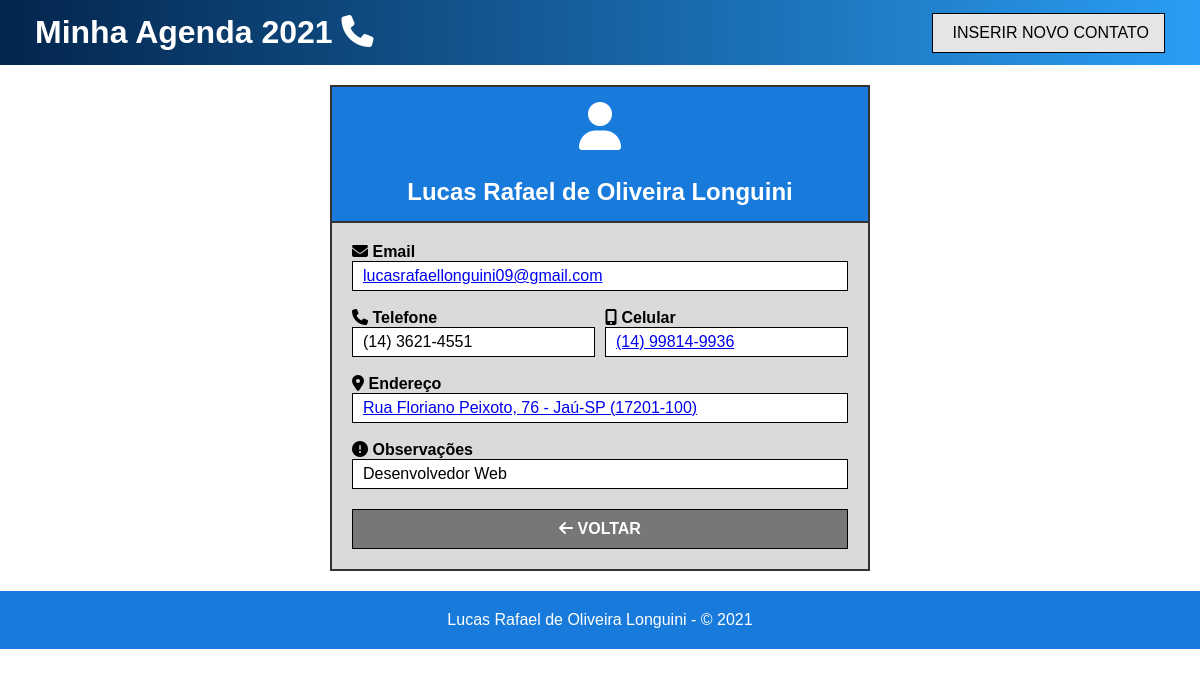
The app's page /?c=ContatoController&m=visualizar&id=1 with its own data.
### tables this page shows
CREATE TABLE Contatos (
	`id_contato`	INT NOT NULL AUTO_INCREMENT PRIMARY KEY,
	`nome`			VARCHAR(60) NOT NULL,
	`email`			VARCHAR(50) NULL,
	`telefone`		VARCHAR(14) NULL,
	`celular`		VARCHAR(15) NOT NULL,
	`endereco`		VARCHAR(50) NOT NULL,
	`num`			VARCHAR(5) NOT NULL,
	`bairro`		VARCHAR(30) NULL,
	`cidade`		VARCHAR(50) NOT NULL,
	`cep`			VARCHAR(9) NULL,
	`observacoes`	VARCHAR(1000) NULL,
	`id_estado`		INT NOT NULL,
	FOREIGN KEY (`id_estado`) REFERENCES Estados (`id_estado`)
);

CREATE TABLE Estados (
	`id_estado`		INT NOT NULL AUTO_INCREMENT PRIMARY KEY,
	`uf_nome`		VARCHAR(60) NOT NULL,
	`sigla`			CHAR(2) NOT NULL
);

### controllers/ContatoController.class.php (called while the page is built, shortened)
<?php
	require_once "models/Conexao.class.php";
	require_once "models/Contato.class.php";
	require_once "models/ContatoDAO.class.php";
	class ContatoController {
		public function visualizar() {
			$contatoDAO = new ContatoDAO();
			$ret = $contatoDAO->listarContato($_GET["id"]);
			$estado = $contatoDAO->listarEstados();
			require_once "views/view_contato.php";
		}
	}

### models/Conexao.class.php (called while the page is built, shortened)
<?php
	abstract class Conexao {
		protected function __construct() {
			try {
				$this->db = new PDO("mysql:host=localhost; dbname=AgendaTelefonica; charset=utf8mb4", "root", "");
			}
			catch(Exception $e) {
				die("Ocorreu um erro durante a conexão com o banco de dados. " .$e->getMessage());
			}
		}
	}

### models/ContatoDAO.class.php (called while the page is built, shortened)
<?php
	class ContatoDAO extends Conexao {
		public function listarContato($id) {
			$sql = "SELECT c.*, e.*
					FROM contatos c
					INNER JOIN estados e ON (c.id_estado = e.id_estado)
					WHERE c.id_contato = $id";
			try {
				$stmt = $this->db->prepare($sql);
				$stmt->execute();
				return $stmt->fetchAll(PDO::FETCH_OBJ);
				$this->db = null;
			}
			catch(Exception $e) {
				die("Erro ao listar o contato. " .$e->getMessage());
			}
		}
		public function listarEstados() {
			$sql = "SELECT * FROM Estados";
			try {
				$stmt = $this->db->prepare($sql);
				$stmt->execute();
				return $stmt->fetchAll(PDO::FETCH_OBJ);
				$this->db = null;
			}
			catch(Exception $e) {
				die("Erro ao listar os estados. " .$e->getMessage());
			}
		}
	}

### views/view_contato.php (the view)
<?php require_once "views/_nav.php" ?>
<main>
	<section id="dados">
		<h2>
			<span class="fas fa-user fa-2x"></span><br/><br/>
			<?php if (isset($ret)) echo $ret[0]->nome; ?>
		</h2>
		<div class="container">
			<p class="bold"><span class="fas fa-envelope"></span> Email</p>
			<p class="info">
				<a href="mailto:<?php if (isset($ret)) echo $ret[0]->email; ?>" title="Enviar email para <?php echo $ret[0]->email; ?>"><?php if (isset($ret)) echo $ret[0]->email; ?></a>
			</p>
			<br/>
			<div class="col-2">
				<p class="bold"><span class="fas fa-phone"></span> Telefone</p>
				<p class="bold"><span class="fas fa-mobile-alt"></span> Celular</p>
				<p class="info"><?php if (isset($ret)) echo $ret[0]->telefone; ?></p>
				<p class="info">
					<?php $cel = str_replace(array("(", ")", " ", "-"), "", $ret[0]->celular); ?>
					<a href="https://wa.me/55<?php echo $cel; ?>" target="_blank" title="Conversar via WhatsApp"><?php if (isset($ret)) echo $ret[0]->celular; ?></a>
				</p>
			</div>
			<br/>
			<p class="bold"><span class="fas fa-map-marker-alt"></span> Endereço</p>
			<p class="info">
				<?php
					if (isset($ret)) {
						foreach ($estado as $uf) {
							if ($uf->id_estado == $ret[0]->id_estado) {
								$endereco = $ret[0]->endereco .", ". $ret[0]->num ." - ". $ret[0]->cidade ."-". $uf->sigla;
							}
						}
					}
				?>
				<a href="https://www.google.com/maps/search/?api=1&query=<?php echo $endereco; ?>" title="Abrir no Google Maps" target="_blank"> <?php echo $endereco ." (". $ret[0]->cep .")"; ?></a>
			</p>
			<br/>
			<p class="bold"><span class="fas fa-exclamation-circle"></span> Observações</p>
			<p class="info"><?php if (isset($ret)) echo $ret[0]->observacoes; ?></p>
		</div>
		<div class="btn">
			<a href="index.php" name="cancel"><span class="fas fa-arrow-left"></span> VOLTAR</a>
		</div>
	</section>
</main>
<?php require_once "views/_footer.php" ?>

### views/assets/css/layout.css (style rules this page uses)
* { margin: 0; padding: 0; box-sizing: border-box; font-family: "Verdana", sans-serif; }
main { padding: 20px 60px; }
#dados { margin: auto; width: 50%; border: 2px solid #333; background-color: #DADADA; }
#dados h2 { background-color: #187BDC; color: #FFF; padding: 15px; text-align: center; border-bottom: 2px solid #333; }
#dados .bold { font-weight: bold; }
#dados .info { padding: 5px 10px; background-color: #FFF; border: 1px solid #000; font-family: "Arial", sans-serif; }
#dados .info a { font-family: "Arial", sans-serif; }
.container { padding: 20px; }
.col-2 { display: grid; grid-template-columns: repeat(2, 1fr); grid-column-gap: 10px; width: 100%; }
#dados .btn { display: flex; padding: 0 20px; justify-content: space-between; }
#dados .btn a { background-color: #777; border: 1px solid #000; width: 100%; text-align: center; padding: 10px 0; margin-bottom: 20px; text-decoration: none; color: #FFF; font-weight: bold; }

### records on screen
contatos: nome "Lucas Rafael de Oliveira Longuini", email "lucasrafaellonguini09@gmail.com", telefone "(14) 3621-4551", celular "(14) 99814-9936", endereco "Rua Floriano Peixoto, 76 - Jaú-SP", cep "17201-100", observacoes "Desenvolvedor Web"
